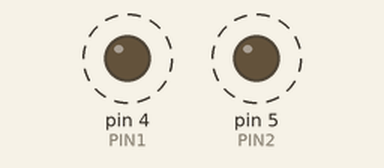
Recording of a sketch running on a simulated Arduino Uno, built with avr-gcc and run on an emulated ATmega328P. Parts: output pins drawn as LEDs (lit = HIGH). Dashed ring = blinking.

Above: at 0.2 s.
Timing chart, 0 to 3.0 s (numbered marks = the images above):
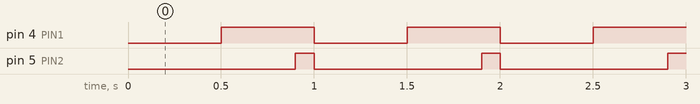

Measured:
- by itself, pin 4 (PIN1): alternates HIGH for 0.50 s and LOW for 0.50 s
- by itself, pin 5 (PIN2): alternates HIGH for 0.10 s and LOW for 0.90 s
- by itself, everything shown: repeats every 1.0 s, in 3 steps

The sketch:

FlashWithoutDelayOO.ino
```cpp
#define PIN1 4            //digital pin
#define PIN1_ON 500       //millis on-time
#define PIN1_OFF 500      //millis off-time
#define PIN2 5            //digital pin
#define PIN2_ON 100      //millis on-time
#define PIN2_OFF 900     //millis off-time

class Flasher
{
  // Class Member Variables
  // These are initialized at startup
  int ledPin;      // the number of the LED pin
  long OnTime;     // milliseconds of on-time
  long OffTime;    // milliseconds of off-time

  // These maintain the current state
  int ledState;                   // ledState used to set the LED
  unsigned long previousMillis;   // will store last time LED was updated

  // Constructor - creates a Flasher
  // and initializes the member variables and state
  public:
  Flasher(int pin, long on, long off) {
    ledPin = pin;
    pinMode(ledPin, OUTPUT);

    OnTime = on;
    OffTime = off;

    ledState = LOW;
    previousMillis = 0;
  }

  void Update() {
    // check to see if it's time to change the state of the LED
    unsigned long currentMillis = millis();

    if((ledState == HIGH) && (currentMillis - previousMillis >= OnTime))
    {
      ledState = LOW;  // Turn it off
      previousMillis = currentMillis;  // Remember the time
      digitalWrite(ledPin, ledState);  // Update the actual LED
    }
    else if ((ledState == LOW) && (currentMillis - previousMillis >= OffTime))
    {
      ledState = HIGH;  // turn it on
      previousMillis = currentMillis;   // Remember the time
      digitalWrite(ledPin, ledState);   // Update the actual LED
    }
  }
};

Flasher led1(PIN1, PIN1_ON, PIN1_OFF);
Flasher led2(PIN2, PIN2_ON, PIN2_OFF);

void setup()
{
}

void loop()
{
  led1.Update();
  led2.Update();
}
```
